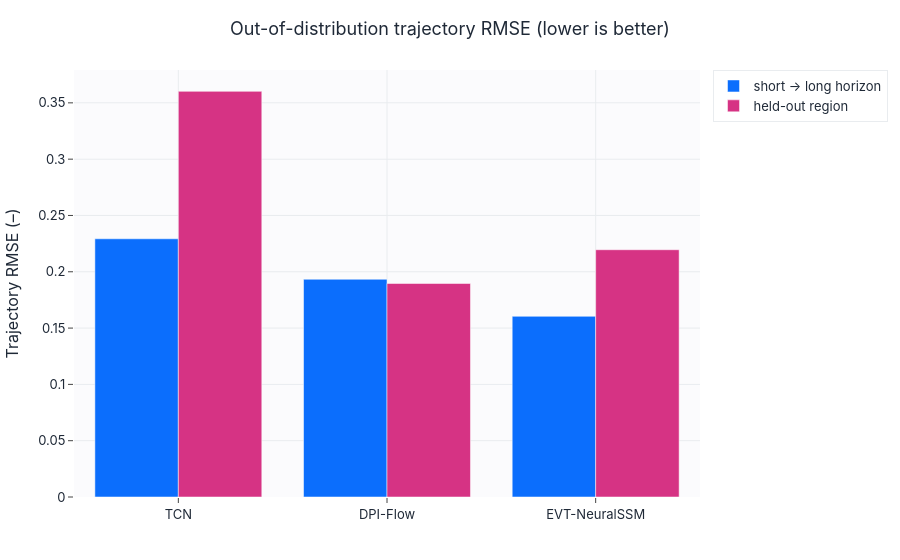

Notebook code for this chart:
### Markdown cell above
## Out-of-distribution tests

### Code cell
train_meta = benchmark["train"]["meta"]; val_meta = benchmark["val"]["meta"]; test_meta = benchmark["test"]["meta"]
short_thr = float(train_meta["N_max"].quantile(0.60)); long_thr = float(test_meta["N_max"].quantile(0.80))
short_train = filter_split(benchmark["train"], train_meta["N_max"].to_numpy() <= short_thr)
short_val = filter_split(benchmark["val"], val_meta["N_max"].to_numpy() <= short_thr)
long_test = filter_split(benchmark["test"], test_meta["N_max"].to_numpy() >= long_thr)
e_thr = float(benchmark["meta"]["e"].quantile(0.75)); vs_thr = float(benchmark["meta"]["V_s"].quantile(0.25))
region_test = filter_split(benchmark["test"], is_holdout_region(test_meta, e_thr, vs_thr))
hold_train = filter_split(benchmark["train"], ~is_holdout_region(train_meta, e_thr, vs_thr))
hold_val = filter_split(benchmark["val"], ~is_holdout_region(val_meta, e_thr, vs_thr))
short_train = subsample_split(short_train, 1100, config.seed); short_val = subsample_split(short_val, 300, config.seed + 1)
long_test = subsample_split(long_test, 700, config.seed + 2)
hold_train = subsample_split(hold_train, 1100, config.seed + 3); hold_val = subsample_split(hold_val, 300, config.seed + 4)
region_test = subsample_split(region_test, 700, config.seed + 5)

def fresh(kind):
    if kind == "tcn": return TCNBaseline(sd, qd, 96)
    if kind == "dpi": return DPIFlow(sd, pdim, sl, pl, mcr, calibration_steps=2)
    return EVTNeuralSSM(sd, pdim, qd, sl, pl, mcr)

ood_rows = []
for disp, kind in [("TCN", "tcn"), ("DPI-Flow", "dpi"), ("EVT-NeuralSSM", "evt")]:
    ood_rows.append({**run_quick_experiment(disp, fresh(kind), short_train, short_val, long_test,
                     epochs=config.ablation_epochs, config=config, device=device), "test": "short→long"})
    ood_rows.append({**run_quick_experiment(disp, fresh(kind), hold_train, hold_val, region_test,
                     epochs=config.ablation_epochs, config=config, device=device), "test": "held-out region"})
ood_df = pd.DataFrame(ood_rows)
display(english_metric_table(ood_df)[["Model", "test", "Trajectory RMSE", "AUROC"]].round(4))
sl_df = ood_df[ood_df["test"] == "short→long"]; rg_df = ood_df[ood_df["test"] == "held-out region"]
grouped_bar(sl_df["model"].tolist(),
            {"short → long horizon": sl_df["Traj_RMSE"].tolist(), "held-out region": rg_df["Traj_RMSE"].tolist()},
            title="Out-of-distribution trajectory RMSE (lower is better)", ylabel="Trajectory RMSE (–)",
            save=SAVE_FIGS, fig_id="3_2_ood_rmse").show()

### Figure 1 — Plotly figure (JSON) as saved in the notebook; plotly's stock layout.template omitted (floating-point values rounded to 4 significant figures)
{"data": [{"marker": {"color": "#0b6efd"}, "name": "short → long horizon", "type": "bar", "x": ["TCN", "DPI-Flow", "EVT-NeuralSSM"], "y": [0.2293, 0.1934, 0.1605]}, {"marker": {"color": "#d63384"}, "name": "held-out region", "type": "bar", "x": ["TCN", "DPI-Flow", "EVT-NeuralSSM"], "y": [0.3602, 0.1896, 0.2196]}], "layout": {"barmode": "group", "title": {"text": "Out-of-distribution trajectory RMSE (lower is better)"}, "xaxis": {"title": {"text": ""}}, "yaxis": {"title": {"text": "Trajectory RMSE (–)"}}}}
